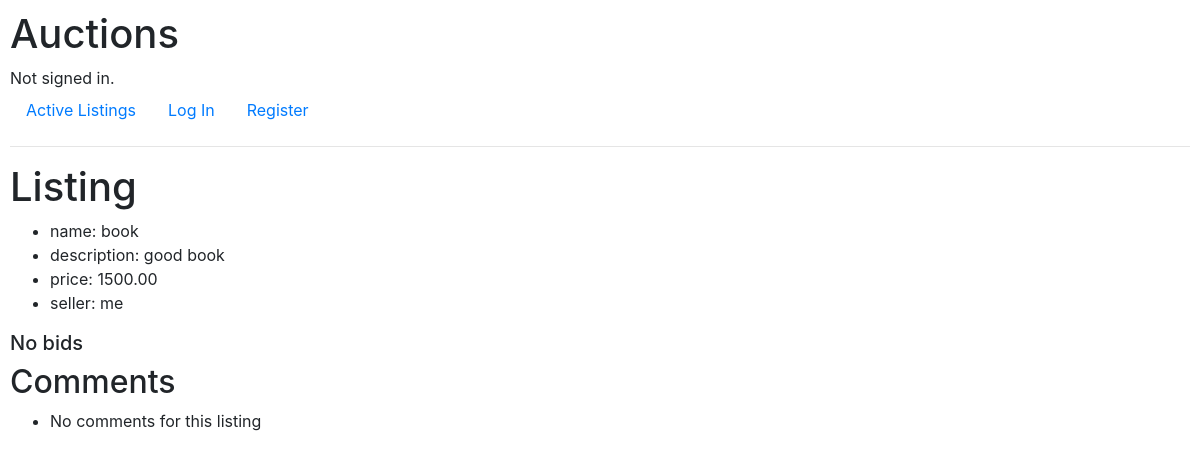
Before: /auction/1 with the older database file.
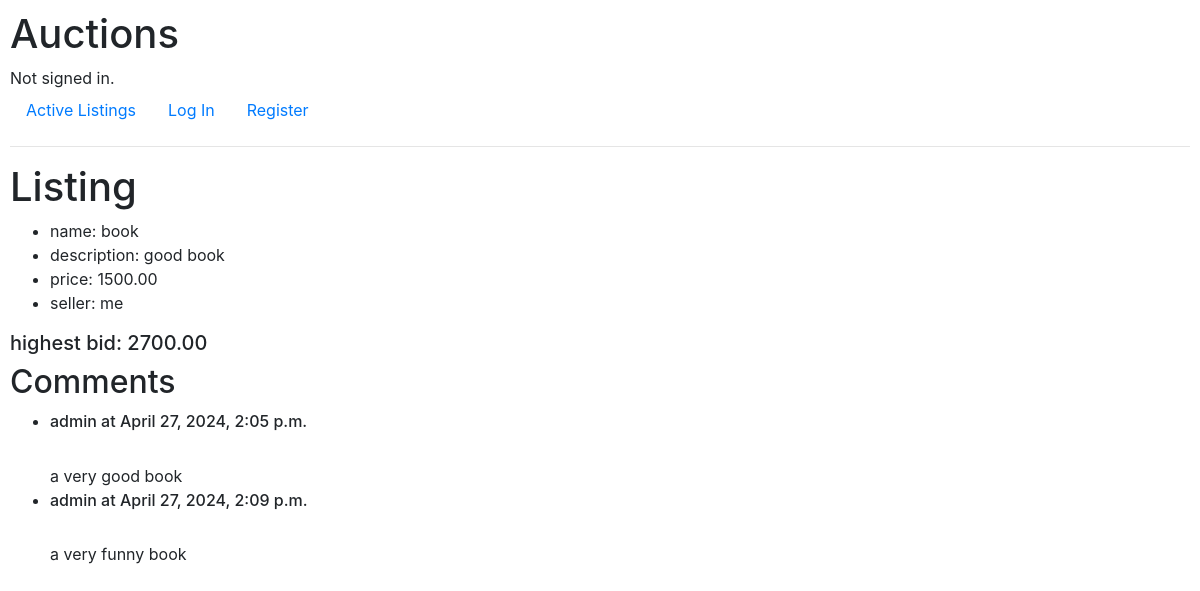
After: the same page with the newer database file.
### auctions/models.py (models this page shows, shortened)
class Auction_listings(models.Model):
    userid = models.ForeignKey(User, on_delete=models.CASCADE, related_name="listings")
    title = models.CharField( max_length = 50 )
    description = models.TextField( max_length = 200 )
    startingprice = models.DecimalField(max_digits=10, decimal_places=2)
    active = models.BooleanField(default=True)
    winner= models.ForeignKey(User, on_delete=models.SET_NULL, related_name="Auctions_won", blank=True, null=True)
    finalPrice=models.DecimalField(max_digits=10, decimal_places=2, default=0)

class User(AbstractUser):
    pass

class bids(models.Model):
    userid = models.ForeignKey(User, on_delete=models.CASCADE, related_name="bidsmade")
    listingid = models.ForeignKey(Auction_listings, on_delete=models.CASCADE, related_name="bidsreceived")
    bidprice = models.DecimalField(max_digits=10, decimal_places=2)

class comments(models.Model):
    userid = models.ForeignKey(User, on_delete=models.CASCADE, related_name="commentsmade")
    commenttext = models.TextField( max_length = 200 )
    listingid = models.ForeignKey(Auction_listings, on_delete=models.CASCADE, related_name="commentsposted")
    created_at = models.DateTimeField(auto_now_add=True)

### auctions/views.py (the view, shortened to what this page needs)
# urls.py: path("<int:listing_id>", views.listing, name="listing"),
def listing(request, listing_id):
    listing=Auction_listings.objects.get(id=listing_id)
    highestBid=listing.bidsreceived.order_by("-bidprice").first()
    comments= listing.commentsposted.all()
    form=commentForm()
    return render(request, "auctions/listing.html", {
        "listing": listing,
        "highestBid": highestBid,
        "comments": comments
    })

### auctions/templates/auctions/listing.html (shortened to what this page needs)
{% extends "auctions/layout.html" %}
{% block body %}
    <h1>Listing</h1>
    <ul>
        <li>name: {{listing.title}}</li>
        <li>description: {{listing.description}} </li>
        <li>price: {{listing.startingprice}} </li>
        <li>seller: {{listing.userid}}</li>
    </ul>
    {% if highestBid.bidprice %}
        <h5>highest bid: {{highestBid.bidprice}}</h5>
    {% else %}
        <h5>No bids</h5>
    {% endif %}
    <h2>Comments</h2>
    <ul>
        {% for comment in comments %}
            <li>
                <h6>{{comment.userid.username}} at {{ comment.created_at }}</h6> <br>
                {{ comment.commenttext }}
            </li>
        {% empty %}
            <li>No comments for this listing</li>
        {% endfor %}
    </ul>
{% endblock %}

### auctions/templates/auctions/layout.html (shortened to what this page needs)
{% load static %}
<!DOCTYPE html>
<html lang="en">
    <head>
        <link rel="stylesheet" href="https://stackpath.bootstrapcdn.com/bootstrap/4.4.1/css/bootstrap.min.css">
        <link href="{% static 'auctions/styles.css' %}" rel="stylesheet">
    </head>
    <body>
        <h1>Auctions</h1>
        <div>
            {% if user.is_authenticated %}
                Signed in as <strong>{{ user.username }}</strong>.
            {% else %}
                Not signed in.
            {% endif %}
        </div>
        <ul class="nav">
            <li class="nav-item">
                <a class="nav-link" href="{% url 'index' %}">Active Listings</a>
            </li>
            {% if user.is_authenticated %}
                <li class="nav-item">
                    <a class="nav-link" href="{% url 'newlist' %}">Add New Listing</a>
                </li>
                <li class="nav-item">
                    <a class="nav-link" href="{% url 'logout' %}">Log Out</a>
                </li>
                <li class="nav-item">
                    <a class="nav-link" href="{% url 'wishlist' %}">wishlist</a>
                </li>
                <li class="nav-item">
                    <a class="nav-link" href="{% url 'myitemsBought' %}">Items Bought</a>
                </li>
            {% else %}
                <li class="nav-item">
                    <a class="nav-link" href="{% url 'login' %}">Log In</a>
                </li>
                <li class="nav-item">
                    <a class="nav-link" href="{% url 'register' %}">Register</a>
                </li>
            {% endif %}
        </ul>
        <hr>
        {% block body %}
        {% endblock %}
    </body>
</html>

### auctions/static/auctions/styles.css (style rules this page uses)
body { padding: 10px; }

Changed rows visible on the page:
added bids: bidprice "2700.00"
added comments: userid.username "admin", created_at "April 27, 2024, 2:05 p.m.", commenttext "a very good book"
added comments: userid.username "admin", created_at "April 27, 2024, 2:09 p.m.", commenttext "a very funny book"
Other visible differences:
text no longer shown: "No bids No comments for this listing"
text now shown: "highest bid:"
